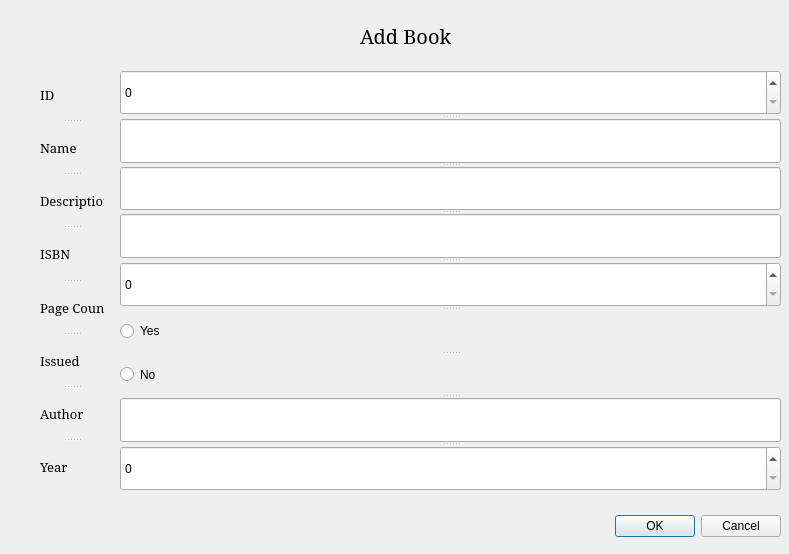
<?xml version="1.0" encoding="UTF-8"?>
<ui version="4.0">
 <class>Dialog</class>
 <widget class="QDialog" name="Dialog">
  <property name="geometry">
   <rect>
    <x>0</x>
    <y>0</y>
    <width>789</width>
    <height>554</height>
   </rect>
  </property>
  <property name="windowTitle">
   <string>Add Book Dialog</string>
  </property>
  <widget class="QDialogButtonBox" name="buttonBox">
   <property name="geometry">
    <rect>
     <x>440</x>
     <y>510</y>
     <width>341</width>
     <height>32</height>
    </rect>
   </property>
   <property name="orientation">
    <enum>Qt::Horizontal</enum>
   </property>
   <property name="standardButtons">
    <set>QDialogButtonBox::Cancel|QDialogButtonBox::Ok</set>
   </property>
  </widget>
  <widget class="QLabel" name="label">
   <property name="geometry">
    <rect>
     <x>360</x>
     <y>20</y>
     <width>91</width>
     <height>31</height>
    </rect>
   </property>
   <property name="font">
    <font>
     <family>MS Serif</family>
     <pointsize>15</pointsize>
    </font>
   </property>
   <property name="text">
    <string>Add Books</string>
   </property>
  </widget>
  <widget class="QSplitter" name="splitter_2">
   <property name="geometry">
    <rect>
     <x>40</x>
     <y>70</y>
     <width>64</width>
     <height>421</height>
    </rect>
   </property>
   <property name="orientation">
    <enum>Qt::Vertical</enum>
   </property>
   <widget class="QLabel" name="label_2">
    <property name="font">
     <font>
      <family>MS Serif</family>
      <pointsize>10</pointsize>
     </font>
    </property>
    <property name="text">
     <string>ID</string>
    </property>
   </widget>
   <widget class="QLabel" name="label_3">
    <property name="font">
     <font>
      <family>MS Serif</family>
      <pointsize>10</pointsize>
     </font>
    </property>
    <property name="text">
     <string>Name</string>
    </property>
   </widget>
   <widget class="QLabel" name="label_4">
    <property name="font">
     <font>
      <family>MS Serif</family>
      <pointsize>10</pointsize>
     </font>
    </property>
    <property name="text">
     <string>Description</string>
    </property>
   </widget>
   <widget class="QLabel" name="label_5">
    <property name="font">
     <font>
      <family>MS Serif</family>
      <pointsize>10</pointsize>
     </font>
    </property>
    <property name="text">
     <string>ISBN</string>
    </property>
   </widget>
   <widget class="QLabel" name="label_9">
    <property name="font">
     <font>
      <family>MS Serif</family>
      <pointsize>10</pointsize>
     </font>
    </property>
    <property name="text">
     <string>Page Count</string>
    </property>
   </widget>
   <widget class="QLabel" name="label_8">
    <property name="font">
     <font>
      <family>MS Serif</family>
      <pointsize>10</pointsize>
     </font>
    </property>
    <property name="text">
     <string>Issued</string>
    </property>
   </widget>
   <widget class="QLabel" name="label_7">
    <property name="font">
     <font>
      <family>MS Serif</family>
      <pointsize>10</pointsize>
     </font>
    </property>
    <property name="text">
     <string>Author</string>
    </property>
   </widget>
   <widget class="QLabel" name="label_6">
    <property name="font">
     <font>
      <family>MS Serif</family>
      <pointsize>10</pointsize>
     </font>
    </property>
    <property name="text">
     <string>Year</string>
    </property>
   </widget>
  </widget>
  <widget class="QSplitter" name="splitter">
   <property name="geometry">
    <rect>
     <x>120</x>
     <y>70</y>
     <width>661</width>
     <height>421</height>
    </rect>
   </property>
   <property name="orientation">
    <enum>Qt::Vertical</enum>
   </property>
   <widget class="QSpinBox" name="id__spinbox"/>
   <widget class="QLineEdit" name="name_input">
    <property name="font">
     <font>
      <pointsize>8</pointsize>
     </font>
    </property>
   </widget>
   <widget class="QLineEdit" name="description_input"/>
   <widget class="QLineEdit" name="isbn_input"/>
   <widget class="QSpinBox" name="page_count_spinbox"/>
   <widget class="QRadioButton" name="yes">
    <property name="text">
     <string>Yes</string>
    </property>
   </widget>
   <widget class="QRadioButton" name="no">
    <property name="text">
     <string>No</string>
    </property>
   </widget>
   <widget class="QLineEdit" name="author_input"/>
   <widget class="QSpinBox" name="year_spinbox"/>
  </widget>
 </widget>
 <resources/>
 <connections>
  <connection>
   <sender>buttonBox</sender>
   <signal>accepted()</signal>
   <receiver>Dialog</receiver>
   <slot>accept()</slot>
   <hints>
    <hint type="sourcelabel">
     <x>248</x>
     <y>254</y>
    </hint>
    <hint type="destinationlabel">
     <x>157</x>
     <y>274</y>
    </hint>
   </hints>
  </connection>
  <connection>
   <sender>buttonBox</sender>
   <signal>rejected()</signal>
   <receiver>Dialog</receiver>
   <slot>reject()</slot>
   <hints>
    <hint type="sourcelabel">
     <x>316</x>
     <y>260</y>
    </hint>
    <hint type="destinationlabel">
     <x>286</x>
     <y>274</y>
    </hint>
   </hints>
  </connection>
 </connections>
</ui>
